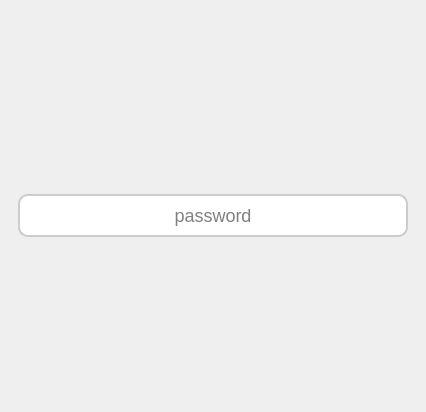
<?xml version="1.0" encoding="UTF-8"?>
<ui version="4.0">
 <class>MainWindow</class>
 <widget class="QMainWindow" name="MainWindow">
  <property name="geometry">
   <rect>
    <x>0</x>
    <y>0</y>
    <width>426</width>
    <height>412</height>
   </rect>
  </property>
  <property name="windowTitle">
   <string>QuickSpace Updater</string>
  </property>
  <property name="windowIcon">
   <iconset>
    <normaloff>:/Images/quickspace.png</normaloff>:/Images/quickspace.png</iconset>
  </property>
  <property name="styleSheet">
   <string notr="true">/* QLineEdit Styling */
QLineEdit {
    border: 2px solid #ccc;
    border-radius: 10px;
    padding: 8px;
    font-size: 18px;
    background: white;
    selection-background-color: #0078D7;
}

QLineEdit:focus {
    border: 2px solid #0078D7;
}



/* QListWidget Styling */
QListWidget {
    border: 2px solid #ccc;
    border-radius: 10px;
    background: white;
    padding: 5px;
    font-size: 14px;
}

/* QListWidget Item Styling */
QListWidget::item {
    padding: 8px;
    border-radius: 5px;
}

QListWidget::item:selected {
    background: qlineargradient(x1:0, y1:0, x2:1, y2:0, 
                                stop:0 #0078D7, stop:1 #00A2E8);
    color: white;
}

QListWidget::item:hover {
    background: #d0e8ff;
    color: black;
}

/* Scrollbar Styling */
QScrollBar:vertical {
    border: none;
    background: #f0f0f0;
    width: 10px;
    margin: 2px 0;
    border-radius: 5px;
}

QScrollBar::handle:vertical {
    background: #0078D7;
    min-height: 20px;
    border-radius: 5px;
}

QScrollBar::handle:vertical:hover {
    background: #005fa3;
}

QScrollBar::add-line:vertical, QScrollBar::sub-line:vertical {
    background: none;
    border: none;
}

QPushButton {
    background: #005fa3;
    border: 2px solid #005fa3;
    border-radius: 5px;
	padding: 5px;
}

QPushButton:hover {
    background: #004f93;
}

QPushButton:pressed {
    background: #005fa3;
    border: 2px solid #003f70;
}
</string>
  </property>
  <widget class="QWidget" name="centralwidget">
   <layout class="QVBoxLayout" name="verticalLayout">
    <item>
     <widget class="QLabel" name="label">
      <property name="styleSheet">
       <string notr="true"/>
      </property>
      <property name="text">
       <string/>
      </property>
      <property name="pixmap">
       <pixmap resource="res.qrc">:/Images/imgs/quickspace.png</pixmap>
      </property>
      <property name="alignment">
       <set>Qt::AlignCenter</set>
      </property>
     </widget>
    </item>
    <item>
     <widget class="QStackedWidget" name="stackedWidget">
      <property name="currentIndex">
       <number>0</number>
      </property>
      <widget class="QWidget" name="page">
       <layout class="QVBoxLayout" name="verticalLayout_2">
        <item>
         <widget class="QLineEdit" name="password_lineedit">
          <property name="echoMode">
           <enum>QLineEdit::Password</enum>
          </property>
          <property name="alignment">
           <set>Qt::AlignCenter</set>
          </property>
          <property name="placeholderText">
           <string>password</string>
          </property>
         </widget>
        </item>
       </layout>
      </widget>
      <widget class="QWidget" name="page_2">
       <layout class="QVBoxLayout" name="verticalLayout_3">
        <item>
         <widget class="QPushButton" name="download_button">
          <property name="enabled">
           <bool>false</bool>
          </property>
          <property name="toolTip">
           <string>update</string>
          </property>
          <property name="text">
           <string/>
          </property>
          <property name="icon">
           <iconset resource="res.qrc">
            <normaloff>:/Images/imgs/download.png</normaloff>:/Images/imgs/download.png</iconset>
          </property>
          <property name="iconSize">
           <size>
            <width>32</width>
            <height>32</height>
           </size>
          </property>
         </widget>
        </item>
        <item>
         <widget class="QProgressBar" name="progressBar">
          <property name="value">
           <number>24</number>
          </property>
         </widget>
        </item>
       </layout>
      </widget>
     </widget>
    </item>
   </layout>
  </widget>
 </widget>
 <resources>
  <include location="res.qrc"/>
 </resources>
 <connections/>
</ui>
